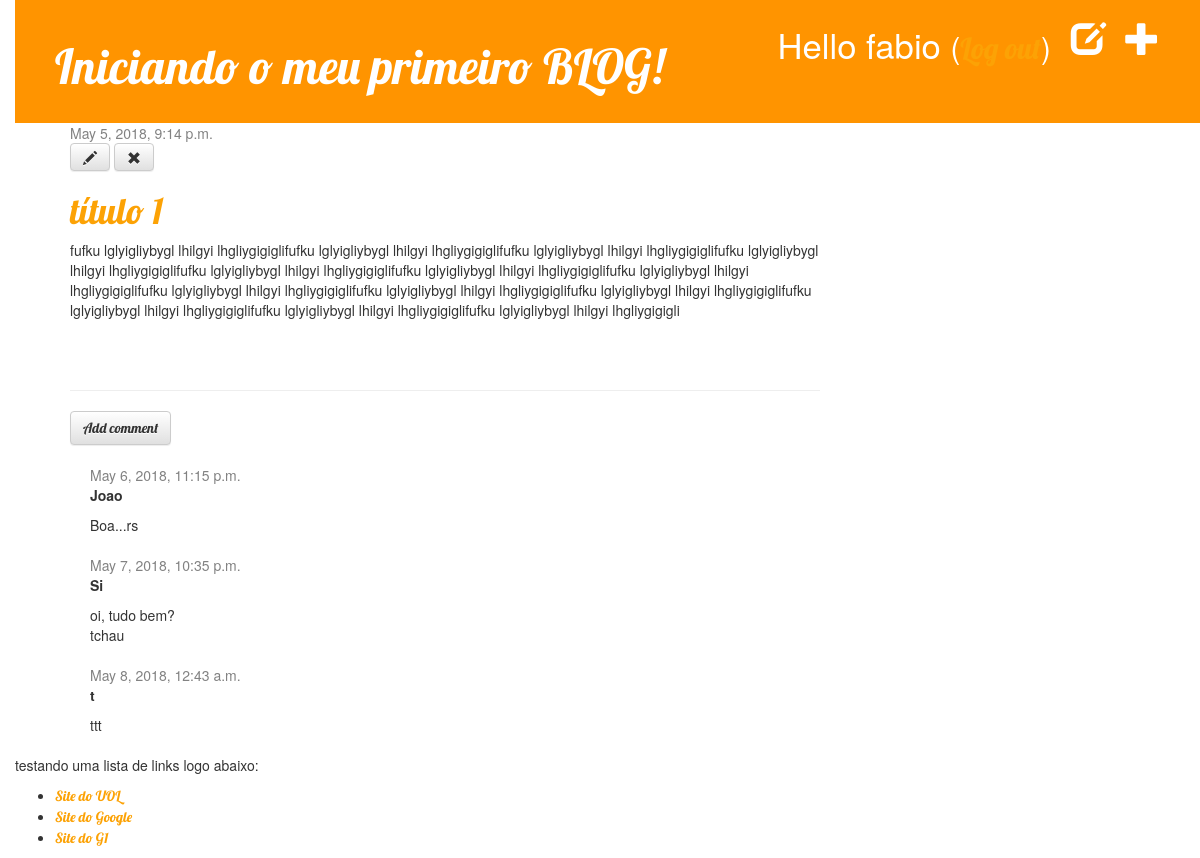
/ˆpost/1/ (signed in), run on the app's committed database.
### blog/models.py (models this page shows, shortened)
class Post(models.Model):
    author = models.ForeignKey('auth.User', on_delete = models.CASCADE)
    title = models.CharField(max_length=200)
    text = models.TextField()
    created_date = models.DateTimeField(default=timezone.now)
    published_date = models.DateTimeField(blank=True, null=True)

class Comment(models.Model):
    post = models.ForeignKey('blog.Post', on_delete=models.CASCADE, related_name='comments')
    author = models.CharField(max_length=200)
    text = models.TextField()
    created_date = models.DateTimeField(default=timezone.now)
    approved_comment = models.BooleanField(default=False)

### blog/views.py (called while the page is built)
def post_detail(request,pk):
    post = get_object_or_404(Post, pk=pk)
    return render(request, 'blog/post_detail.html', {'post': post})

### blog/templates/blog/post_detail.html (shortened to what this page needs)
{% extends 'blog/base.html' %}
{% block content %}
  <div class="post">
    {% if post.published_date %}
      <div class="date">
        {{ post.published_date }}
      </div>
    {% else %}
      <a class="btn btn-default" href="{% url 'post_publish' pk=post.pk %}">Publish</a>
    {% endif %}
    {% if user.is_authenticated %}
      <a class="btn btn-default" href="{% url 'post_edit' pk=post.pk %}"><span class="glyphicon glyphicon-pencil"></span></a>
      <a class="btn btn-default" href="{% url 'post_remove' pk=post.pk %}"><span class="glyphicon glyphicon-remove"></span></a>
    {% endif %}
    <h1>{{ post.title }}</h1>
    <p>{{ post.text|linebreaksbr }}</p>
  </div>
  <hr>
  <a class="btn btn-default" href="{% url 'add_comment_to_post' pk=post.pk%}">Add comment</a>
  {% for comment in post.comments.all %}
    {% if user.is_authenticated or comment.approved_comment %}
      <div class="comment">
        <div class="date">
          {{ comment.created_date }}
        </div>
        <strong>{{ comment.author }}</strong>
        <p>{{ comment.text|linebreaks }}</p>
      </div>
    {% endif %}
  {% empty %}
    <p>No comments here yet :(</p>
  {% endfor %}
{% endblock %}

### blog/templates/blog/base.html (shortened to what this page needs)
{% load staticfiles %}
<html>
  <head>
    <link rel="stylesheet" href="//maxcdn.bootstrapcdn.com/bootstrap/3.2.0/css/bootstrap.min.css">
    <link rel="stylesheet" href="//maxcdn.bootstrapcdn.com/bootstrap/3.2.0/css/bootstrap-theme.min.css">
    <link rel="stylesheet" href="{% static 'css/blog.css' %}">
  </head>
  <body>
    <div class="page_header">
      {% if user.is_authenticated %}
        <a href="{% url 'post_new' %}" class="top-menu"><span class="glyphicon glyphicon-plus"></span></a>
        <a href="{% url 'post_draft_list' %}" class="top-menu"><span class="glyphicon glyphicon-edit"></span></a>
        <p class="top-menu">Hello {{ user.username }} <small>(<a href="{% url 'logout' %}">Log out</a>)</small></p>
      {% else %}
        <a href="{% url 'login' %}" class="top-menu"><span class="glyphicon glyphicon-lock"></span></a>
      {% endif %}
      <h1><a href="/">Iniciando o meu primeiro BLOG!</a></h1>
    </div>
    <div class="content container">
        <div class="row">
            <div class="col-md-8">
              {% block content %}
              {% endblock %}
            </div>
        </div>
    </div>
    <div>
      <p>testando uma lista de links logo abaixo:</p>
      <ul>
        <li><a href="http://www.uol.com.br">Site do UOL</a></li>
        <li><a href="http://www.google.com.br">Site do Google</a></li>
        <li><a href="http://www.g1.globo.com.br">Site do G1</a></li>
      </ul>
    </div>
  </body>
</html>

### blog/static/css/blog.css (style rules this page uses)
h1, a { color: #FCA205; font-family: 'Lobster'; }
body { padding-left: 15px; }
.page_header { background-color: #ff9400; margin-top: 0; padding: 20px 20px 20px 40px; }
.page_header h1, .page_header h1 a, page_header h1 a:visited, page_header h1 a:active { color: #ffffff; font-size: 36pt; text-decoration: none; }
.content { margin-left: 40px; }
h1, h2, h3, h4 { font-family: 'Lobster', cursive; }
.date { color: #828282; }
.top-menu, .top-menu:hover, .top-menu:visited { color: #ffffff; float: right; font-size: 26pt; margin-right: 20px; }
.post { margin-bottom: 70px; }
.comment { margin: 20px 0px 20px 20px; }

### data on the page
Post: published_date "May 5, 2018, 9:14 p.m.", title "título 1", text "fufku lglyigliybygl lhilgyi lhgliygigiglifufku lglyigliybygl lhilgyi lhgliygigiglifufku lglyigliybygl lhilgyi lhgliygigiglifufku lglyigliybygl lhilgyi lhgliygigiglifufku lglyigliybygl lhilgyi lhgliygigiglifufku lglyigliybygl lhilgyi lhgliygigiglifufku lglyigliybygl lhilgyi lhgliygigiglifufku lglyigliybygl lhilgyi lhgliygigiglifufku lglyigliybygl lhilgyi lhgliygigiglifufku lglyigliybygl lhilgyi lhgliygigiglifufku lglyigliybygl lhilgyi lhgliygigiglifufku lglyigliybygl lhilgyi lhgliygigiglifufku lglyigliybygl lhilgyi lhgliygigigli"
Comment: created_date "May 6, 2018, 11:15 p.m.", author "Joao", text "Boa...rs"
Comment: created_date "May 7, 2018, 10:35 p.m.", author "Si", text "oi, tudo bem? tchau"
Comment: created_date "May 8, 2018, 12:43 a.m.", author "t", text "ttt"

### other printed values
{{ user.username }} "fabio"
